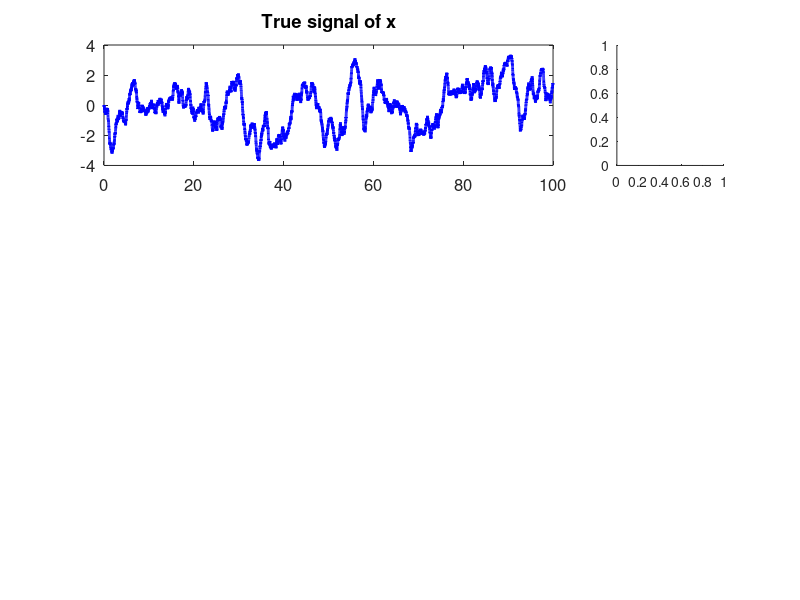

Write the MATLAB code that produced this figure. (Note: this script raises an error after producing the figure.)
% Comparing two DA method using the CGNS as a test model
% Smoother is used for both tests
% The test model is:
% dx = (-x + 2y) dt + sigma_x d Wx
% dy = (-2y + z) dt + sigma_y d Wy
% dz = (y - 2z) dt + sigma_z d Wz
% where x is the observed variable
% The goal is to compare the DA result in recovering z
% The linear system is chosen so everything can be explicitly computed
% Method I: Direct DA, computing p(y(t),z(t)|x([0,T]))
% Method II: Two-step DA, (a) computing p(y(t)|x([0,t])). Here we can still
% start with computing p(y(t),z(t)|x([0,T])) and taking the marignal
% distribution. (b) sampling % multiple trajectory of y, 
% computing p(z(t)|y[0,T]) for each trajectory
% and then computing the Gaussian mixture distribution

%%%%%%%%%%%%%%%%%%%%%%%%%%%%%%%%%%%%%%%%%%%%%%%%%%%%%%%%%%%%%%%%%%%%%%%%%%
%%%%%%%%%%%%%%%%%%%%%%% Generating the true signal %%%%%%%%%%%%%%%%%%%%%%%
%%%%%%%%%%%%%%%%%%%%%%%%%%%%%%%%%%%%%%%%%%%%%%%%%%%%%%%%%%%%%%%%%%%%%%%%%%

% coefficient matrix in the linear equation
C1 = [-1,4,0;
    0,-2,1;
    0,1,-2];
C2 = [-1,4,0;
    0,-2,4;
    0,-4,-2];
C3 = [-1,4,0;
    0,-2,-1;
    0,1,-2];
C = C3;
% noise coefficients
sigma_x = .5;
sigma_y = 1;
sigma_z = 1;
% Generate the true signal
rng(1);
N = 20000; % total nubmer of time steps
dt = 0.005; % time step
x = zeros(1,N);
y = zeros(1,N);
z = zeros(1,N);
lag = 3000; % lag for computing the ACF
% numerical integration: Eulerian-Maruyama method
for i = 2:N
    x(i) = x(i-1) + ( C(1,1) * x(i-1) + C(1,2) * y(i-1) + C(1,3) * z(i-1) ) * dt + sigma_x * sqrt(dt) * randn;
    y(i) = y(i-1) + ( C(2,1) * x(i-1) + C(2,2) * y(i-1) + C(2,3) * z(i-1) ) * dt + sigma_y * sqrt(dt) * randn;
    z(i) = z(i-1) + ( C(3,1) * x(i-1) + C(3,2) * y(i-1) + C(3,3) * z(i-1) ) * dt + sigma_z * sqrt(dt) * randn;
end
disp('Correlation between y and z')
corcf = corrcoef(y,z);
disp(corcf(1,2))
% Showing the true signal and the ACF for each variable
figure
for i = 1:3
    subplot(3,4,[1:3]+(i-1)*4)
    if i == 1
        variable = x;
    elseif i == 2
        variable = y;
    else
        variable = z;
    end    
    plot(dt:dt:N*dt, variable,'b','linewidth',2);
    box on
    set(gca,'fontsize',12)
    if i == 1
        variable = x;
        title('True signal of x')
    elseif i == 2
        variable = y;
        title('True signal of y')
    else
        variable = z;
        title('True signal of z')
        xlabel('t')
    end    
    subplot(3,4,4+(i-1)*4)
    ACF = autocorr(variable, lag);
    plot(0:dt:lag*dt,ACF,'b','linewidth',2)
    box on
    set(gca,'fontsize',12)
    if i == 1
        variable = x;
        title('ACF of x')
    elseif i == 2
        variable = y;
        title('ACF of y')
    else
        variable = z;
        title('ACF of z')
        xlabel('t')
    end    
end

%%%%%%%%%%%%%%%%%%%%%%%%%%%%%%%%%%%%%%%%%%%%%%%%%%%%%%%%%%%%%%%%%%%%%%%%%%
%%%%%%%%%%%%%%%%%%%%%%%%%%%%%%%%% Method I %%%%%%%%%%%%%%%%%%%%%%%%%%%%%%%
%%%%%%%%%%%%%%%%%%%%%%%%%%%%%%%%%%%%%%%%%%%%%%%%%%%%%%%%%%%%%%%%%%%%%%%%%%

InvBoB = 1/sigma_x^2;
b1 = [sigma_y,0;0,sigma_z];
mu0 = [0;0]; % initial value of posterior mean
n = 2;
R0 = eye(n,n); % initial value of posterior covariance
u_post_mean = zeros(n,N); % posterior mean
u_post_mean(:,1) = mu0;
u_post_cov = zeros(n,n,N); % posterior covariance
u_post_cov(:,:,1) = R0; % only save the diagonal elements
for i = 2:N
    x0 = x(i-1); 
    x1 = x(i); 
    a0 = [C(2,1) * x0;
        C(3,1) * x0];
    a1 = [C(2,2), C(2,3);
        C(3,2), C(3,3)];
    % matrix for filtering
    A0 = C(1,1) * x0;
    A1 = [C(1,2), C(1,3)];
    % update the posterior mean and posterior covariance
    mu = mu0 + (a0 + a1 * mu0) * dt + (R0 * A1') * InvBoB * (x1-x0 - A1 * mu0 * dt);
    R = R0 + (a1 * R0 + R0* a1' + b1*b1' - (R0*A1') * InvBoB * (R0*A1')')*dt;
    u_post_mean(:,i) = mu;
    u_post_cov(:,:,i) = R;
    mu0 = mu;
    R0 = R;  
end
gamma_mean_trace = u_post_mean;
gamma_cov_trace = u_post_cov;

mu_s = zeros(n,N); % Save the posterior mean in smoothing
R_s = zeros(n,n,N); % Save the posterior covariance in smoothing

% Smoothing is backward
% Intial values for smoothing (at the last time instant)
mu_s(:,end) = mu; % save the initial value of the smoother mean 
R_s(:,:,end) = R; % save the initial value of the smoother covariance
Y_Sampling = zeros(n,N); % Save for the backward sampled trajectory
% rd_Y = randn(n,N); % pre-generated random numbers
s_n = 20;
Y_Sampling_Save = zeros(n,N,s_n);

for i = N-1:-1:1
    % Matrices and vectors in the conditional Gaussian smoothing and
    % backward sampling
 
    gamma_cov = gamma_cov_trace(:,:,i); % filter covariance is needed as the input of smoothing formula 
    C_temp = gamma_cov * (eye(n) + a1 * dt)' * (b1 * b1' * dt + (eye(n) + a1 * dt) * gamma_cov * (eye(n) + a1 * dt)')^(-1);
    mu_s(:,i) = gamma_mean_trace(:,i) + C_temp * (mu_s(:,i+1) - a0 * dt - ( eye(n) + a1 * dt) * gamma_mean_trace(:,i)); % update the smoother mean
    R_s_temp = R_s(:,:,i+1);
    R_s_temp = gamma_cov + C_temp * (R_s_temp - (eye(n) + a1 * dt) * gamma_cov * (eye(n) + a1 * dt)' - b1 * b1' * dt) * C_temp';   
    R_s(:,:,i) = R_s_temp; % update the smoother covariance (this line and the above two lines)
    for j = 1:s_n
        Y_Sampling_Save(:,i,j) = Y_Sampling_Save(:,i+1,j) + (-a0 - a1 * Y_Sampling_Save(:,i+1,j)) * dt + b1 * b1' * inv(gamma_cov) * (gamma_mean_trace(:,i) ... 
        - Y_Sampling_Save(:,i+1,j)) * dt + b1 * randn(n,1) * sqrt(dt); % Backward sampling; the sampled trajectory has random noise
    end

end
y_sampled = squeeze(Y_Sampling_Save(1,:,:));

u_post_mean = mu_s;
u_post_cov = R_s;
u_post_mean_one_step = mu_s;
u_post_cov_one_step = R_s;
figure
for i = 1:2
    subplot(4,1,i)
    if i == 1
        variable = y;
    elseif i == 2
        variable = z;
    end    
    hold on
    plot(dt:dt:N*dt, variable,'b','linewidth',2);
    plot(dt:dt:N*dt, gamma_mean_trace(i,:),'r','linewidth',2);
    post_upper = gamma_mean_trace(i,:) + 2 * transpose(sqrt(squeeze(gamma_cov_trace(i,i,:))));
    post_lower = gamma_mean_trace(i,:) - 2 * transpose(sqrt(squeeze(gamma_cov_trace(i,i,:))));
    tt = dt:dt:N*dt;
    patch([tt,tt(end:-1:1)],[post_lower,post_upper(end:-1:1)],'r','facealpha',0.2,'linestyle','none');
    box on
    set(gca,'fontsize',12)
end
for i = 1:2
    subplot(4,1,i+2)
    if i == 1
        variable = y;
    elseif i == 2
        variable = z;
    end    
    hold on
    plot(dt:dt:N*dt, variable,'b','linewidth',2);
    plot(dt:dt:N*dt, u_post_mean(i,:),'r','linewidth',2);
    post_upper = u_post_mean(i,:) + 2 * transpose(sqrt(squeeze(u_post_cov(i,i,:))));
    post_lower = u_post_mean(i,:) - 2 * transpose(sqrt(squeeze(u_post_cov(i,i,:))));
    tt = dt:dt:N*dt;
    patch([tt,tt(end:-1:1)],[post_lower,post_upper(end:-1:1)],'r','facealpha',0.2,'linestyle','none');
    box on
    set(gca,'fontsize',12)
end

%%%%%%%%%%%%%%%%%%%%%%%%%%%%%%%%%%%%%%%%%%%%%%%%%%%%%%%%%%%%%%%%%%%%%%%%%%
%%%%%%%%%%%%%%%%%%%%%%%%%%%%%%%% Method II %%%%%%%%%%%%%%%%%%%%%%%%%%%%%%%
%%%%%%%%%%%%%%%%%%%%%%%%%%%%%%%%%%%%%%%%%%%%%%%%%%%%%%%%%%%%%%%%%%%%%%%%%%

% Here the sampled trajectories are from the data assimilation results in
% Method I. So, there is no model error in getting these time series. In
% practice, a different model would be used in the DA of part of the system
% and therefore model error may exist. 

u_post_mean_all = zeros(s_n,N);
u_post_cov_all = zeros(s_n,N);
for k = 1:s_n
    InvBoB = 1/sigma_y^2;
    b1 = sigma_z;
    mu0 = 0; % initial value of posterior mean
    R0 = 1; % initial value of posterior covariance
    u_post_mean = zeros(1,N); % posterior mean
    u_post_mean(1) = mu0;
    u_post_cov = zeros(1,N); % posterior covariance
    u_post_cov(1) = R0; % only save the diagonal elements
    for i = 2:N
        y0 = y_sampled(i-1,k); 
        y1 = y_sampled(i,k); 
        a0 = C(3,2) * y0;
        a1 = C(3,3);
        % matrix for filtering
        A0 = C(2,2) * y0;
        A1 = C(2,3);
        % update the posterior mean and posterior covariance
        mu = mu0 + (a0 + a1 * mu0) * dt + (R0 * A1') * InvBoB * (y1-y0 - A1 * mu0 * dt);
        R = R0 + (a1 * R0 + R0* a1' + b1*b1' - (R0*A1') * InvBoB * (R0*A1')')*dt;
        u_post_mean(i) = mu;
        u_post_cov(i) = R;
        mu0 = mu;
        R0 = R;  
    end
    gamma_mean_trace = u_post_mean;
    gamma_cov_trace = u_post_cov;
    
    mu_s = zeros(1,N); % Save the posterior mean in smoothing
    R_s = zeros(1,N); % Save the posterior covariance in smoothing

    % Smoothing is backward
    % Intial values for smoothing (at the last time instant)
    mu_s(end) = mu; % save the initial value of the smoother mean 
    R_s(end) = R; % save the initial value of the smoother covariance
    n = 1;
    for i = N-1:-1:1
        % Matrices and vectors in the conditional Gaussian smoothing and
        % backward sampling

        gamma_cov = gamma_cov_trace(i); % filter covariance is needed as the input of smoothing formula 
        C_temp = gamma_cov * (eye(n) + a1 * dt)' * (b1 * b1' * dt + (eye(n) + a1 * dt) * gamma_cov * (eye(n) + a1 * dt)')^(-1);
        mu_s(i) = gamma_mean_trace(i) + C_temp * (mu_s(i+1) - a0 * dt - ( eye(n) + a1 * dt) * gamma_mean_trace(i)); % update the smoother mean
        R_s_temp = R_s(i+1);
        R_s_temp = gamma_cov + C_temp * (R_s_temp - (eye(n) + a1 * dt) * gamma_cov * (eye(n) + a1 * dt)' - b1 * b1' * dt) * C_temp';   
        R_s(i) = R_s_temp; % update the smoother covariance (this line and the above two lines)  
    end
    u_post_mean_all(k,:) = mu_s;
    u_post_cov_all(k,:) = R_s;
end
z_mean = mean(u_post_mean_all);
z_var = mean(u_post_cov_all) + var(u_post_mean_all);
figure
variable = z;
hold on
h1 = plot(dt:dt:N*dt, variable,'b','linewidth',2);
tt = dt:dt:N*dt;
h2 = plot(dt:dt:N*dt, u_post_mean_one_step(2,:),'r','linewidth',2);
post_upper_one_step = u_post_mean_one_step(2,:) + 2 * transpose(sqrt(squeeze(u_post_cov_one_step(2,2,:))));
post_lower_one_step = u_post_mean_one_step(2,:) - 2 * transpose(sqrt(squeeze(u_post_cov_one_step(2,2,:))));
patch([tt,tt(end:-1:1)],[post_lower_one_step,post_upper_one_step(end:-1:1)],'r','facealpha',0.2,'linestyle','none');
h3 = plot(dt:dt:N*dt, z_mean,'g','linewidth',2);
post_upper = z_mean + 2 * sqrt(z_var);
post_lower = z_mean - 2 * sqrt(z_var);
patch([tt,tt(end:-1:1)],[post_lower,post_upper(end:-1:1)],'g','facealpha',0.2,'linestyle','none');
box on
set(gca,'fontsize',12)
legend([h1,h2,h3],'Truth','Method I','Method II')


RMSE_I = sqrt(sum((z - u_post_mean_one_step(2,:)).^2)/N);
RMSE_II = sqrt(sum((z - z_mean).^2)/N);
disp('RMSEs of Method I and Method II')
disp([RMSE_I, RMSE_II])

%%%%%%%%%%%%%%%%%%%%%%%%%%%%%%%%%%%%%%%%%%%%%%%%%%%%%%%%%%%%%%%%%%%%%%%%%%
%%%%%%%%%%%%%%%%%%%%%%%%%%%%%%%% Method III %%%%%%%%%%%%%%%%%%%%%%%%%%%%%%
%%%%%%%%%%%%%%%%%%%%%%%%%%%%%%%%%%%%%%%%%%%%%%%%%%%%%%%%%%%%%%%%%%%%%%%%%%

% Here the sampled trajectories are from the data assimilation results in
% Method I. So, there is no model error in getting these time series. In
% practice, a different model would be used in the DA of part of the system
% and therefore model error may exist. 
% A different method p(z|x) = p(y|x)p(z|y,x)
% Here p(z|y,x) is different from Method II, which was p(z|y)

u_post_mean_all = zeros(s_n,N);
u_post_cov_all = zeros(s_n,N);
for k = 1:s_n
    InvBoB = [1/sigma_x^2,0;0,1/sigma_y^2];
    b1 = sigma_z;
    mu0 = 0; % initial value of posterior mean
    R0 = 1; % initial value of posterior covariance
    u_post_mean = zeros(1,N); % posterior mean
    u_post_mean(1) = mu0;
    u_post_cov = zeros(1,N); % posterior covariance
    u_post_cov(1) = R0; % only save the diagonal elements
    for i = 2:N
        x0 = x(i-1); 
        x1 = x(i); 
        y0 = y_sampled(i-1,k); 
        y1 = y_sampled(i,k); 
        obs_diff = [x1 - x0; y1 - y0];
        a0 = C(3,1) * x0 + C(3,2) * y0;
        a1 = C(3,3);
        % matrix for filtering
        A0 = [C(1,1) * x0 + C(1,2) * y0;
            C(2,1) * x0 + C(2,2) * y0];
        A1 = [C(1,3);C(2,3)];
        % update the posterior mean and posterior covariance
        mu = mu0 + (a0 + a1 * mu0) * dt + (R0 * A1') * InvBoB * (obs_diff - A1 * mu0 * dt);
        R = R0 + (a1 * R0 + R0* a1' + b1*b1' - (R0*A1') * InvBoB * (R0*A1')')*dt;
        u_post_mean(i) = mu;
        u_post_cov(i) = R;
        mu0 = mu;
        R0 = R;  
    end
    gamma_mean_trace = u_post_mean;
    gamma_cov_trace = u_post_cov;
    
    mu_s = zeros(1,N); % Save the posterior mean in smoothing
    R_s = zeros(1,N); % Save the posterior covariance in smoothing

    % Smoothing is backward
    % Intial values for smoothing (at the last time instant)
    mu_s(end) = mu; % save the initial value of the smoother mean 
    R_s(end) = R; % save the initial value of the smoother covariance
    n = 1;
    for i = N-1:-1:1
        % Matrices and vectors in the conditional Gaussian smoothing and
        % backward sampling

        gamma_cov = gamma_cov_trace(i); % filter covariance is needed as the input of smoothing formula 
        C_temp = gamma_cov * (eye(n) + a1 * dt)' * (b1 * b1' * dt + (eye(n) + a1 * dt) * gamma_cov * (eye(n) + a1 * dt)')^(-1);
        mu_s(i) = gamma_mean_trace(i) + C_temp * (mu_s(i+1) - a0 * dt - ( eye(n) + a1 * dt) * gamma_mean_trace(i)); % update the smoother mean
        R_s_temp = R_s(i+1);
        R_s_temp = gamma_cov + C_temp * (R_s_temp - (eye(n) + a1 * dt) * gamma_cov * (eye(n) + a1 * dt)' - b1 * b1' * dt) * C_temp';   
        R_s(i) = R_s_temp; % update the smoother covariance (this line and the above two lines)  
    end
    u_post_mean_all(k,:) = mu_s;
    u_post_cov_all(k,:) = R_s;
end
z_mean2 = mean(u_post_mean_all);
z_var2 = mean(u_post_cov_all) + var(u_post_mean_all);
figure
variable = z;
hold on
h1 = plot(dt:dt:N*dt, variable,'b','linewidth',2);
tt = dt:dt:N*dt;
h2 = plot(dt:dt:N*dt, u_post_mean_one_step(2,:),'r','linewidth',2);
post_upper_one_step = u_post_mean_one_step(2,:) + 2 * transpose(sqrt(squeeze(u_post_cov_one_step(2,2,:))));
post_lower_one_step = u_post_mean_one_step(2,:) - 2 * transpose(sqrt(squeeze(u_post_cov_one_step(2,2,:))));
patch([tt,tt(end:-1:1)],[post_lower_one_step,post_upper_one_step(end:-1:1)],'r','facealpha',0.2,'linestyle','none');
h3 = plot(dt:dt:N*dt, z_mean2,'k','linewidth',2);
post_upper = z_mean2 + 2 * sqrt(z_var2);
post_lower = z_mean2 - 2 * sqrt(z_var2);
patch([tt,tt(end:-1:1)],[post_lower,post_upper(end:-1:1)],'k','facealpha',0.2,'linestyle','none');
box on
set(gca,'fontsize',12)
legend([h1,h2,h3],'Truth','Method I','Method III')


RMSE_I = sqrt(sum((z - u_post_mean_one_step(2,:)).^2)/N);
RMSE_II = sqrt(sum((z - z_mean2).^2)/N);
disp('RMSEs of Method I and Method III')
disp([RMSE_I, RMSE_II])